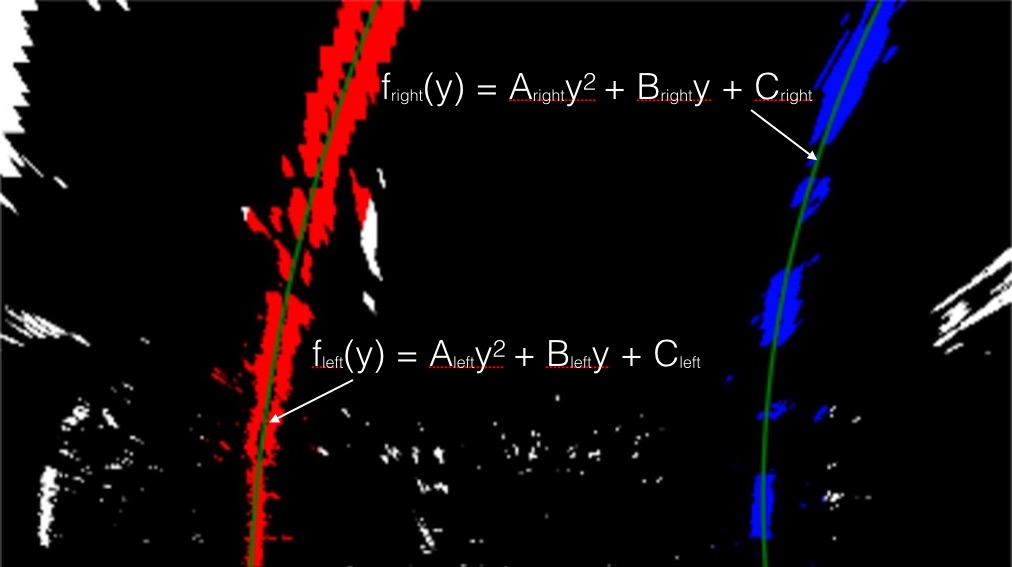
#> input picture examples/color_fit_lines.jpg, 1012 x 567 px
$ python -i lanelines.py   (imports and definitions only)   (older library calls are emulated)
#> lines starting #> are read from the running program, lines starting #| are printed output that depends on the picture; after the words box and inside, x2 and y2 are one past the last pixel; in counts of white or black regions, pixels touching at a corner belong together
import os
import cv2
import numpy as np

NOMINAL_LANE_WIDTH = 3.7  # meters
NOMINAL_DASH_LENGTH = 3.0 # meters
RECT_LANE_WIDTH = 614     # pixels in rectified image
RECT_DASH_LENGTH = 75     # pixels in rectified image
PIXEL_SIZE_X = NOMINAL_LANE_WIDTH / RECT_LANE_WIDTH
PIXEL_SIZE_Y = NOMINAL_DASH_LENGTH / RECT_DASH_LENGTH

LANE_WIDTH_TOL = 1.5      # meters
PARALLEL_LINES_TOL = 1.0  # meters


class LaneDetectionPipeline:
    '''
    Callable class for lane detection pipeline:
      - removes camera distortion from input image
      - detects left & right lane-lines in image
      - overlays image with lane-line graphics
      - annotates image with measured radius-of-curvature
      - annotates image with vehicle offset from lane center
    '''
    # [128 lines left out: functions __init__, __call__, _detect_lane, _draw_lane_overlay, _annotate_metrics, _vehicle_offset and 1 more, not called in this run]


class CameraCal:
    # [97 lines left out: functions __init__, calibrate_from_chessboard, undistort_image, not called in this run]


class PerspectiveTransform:
    def __init__(self, src_quad, dst_quad):
        self._forward_transform = cv2.getPerspectiveTransform(src_quad, dst_quad)
        self._backward_transform = cv2.getPerspectiveTransform(dst_quad, src_quad)

    # [19 lines left out: functions warp_image, unwarp_image, warp_points, not called in this run]

    def warp_point(self, x, y):
        return self.warp_points(np.float32(x), np.float32(y))

    # [5 lines left out: function unwarp_points, not called in this run]

    def unwarp_point(self, x, y):
        return self.unwarp_points(np.float32(x), np.float32(y))

    # [6 lines left out: function make_top_down, not called in this run]


class Lane:
    # [205 lines left out: functions __init__, _detect_lane_lines_from_scratch, _detect_lane_lines_with_prior, is_valid, position, radius_of_curvature and 2 more, not called in this run]


class LaneLine:
    # [8 lines left out: function __init__, not called in this run]

    def lane_pixels(self):
        return self._xpix, self._ypix

    def contour(self, yvals):
        return np.polyval(self._coeffs_pix, yvals)

    # [32 lines left out: functions position, radius_of_curvature, sobel_xy, scharr_xy, polar_gradient, not called in this run]

def image_gradient(gray, kernel_size=3):
#> called with kernel_size = 13
    scale = 1.0 / 2.0**(kernel_size*2 - 4)
    sobel_x = cv2.Sobel(gray, cv2.CV_64F, 1, 0, ksize=kernel_size, scale=scale)
    sobel_y = cv2.Sobel(gray, cv2.CV_64F, 0, 1, ksize=kernel_size, scale=scale)
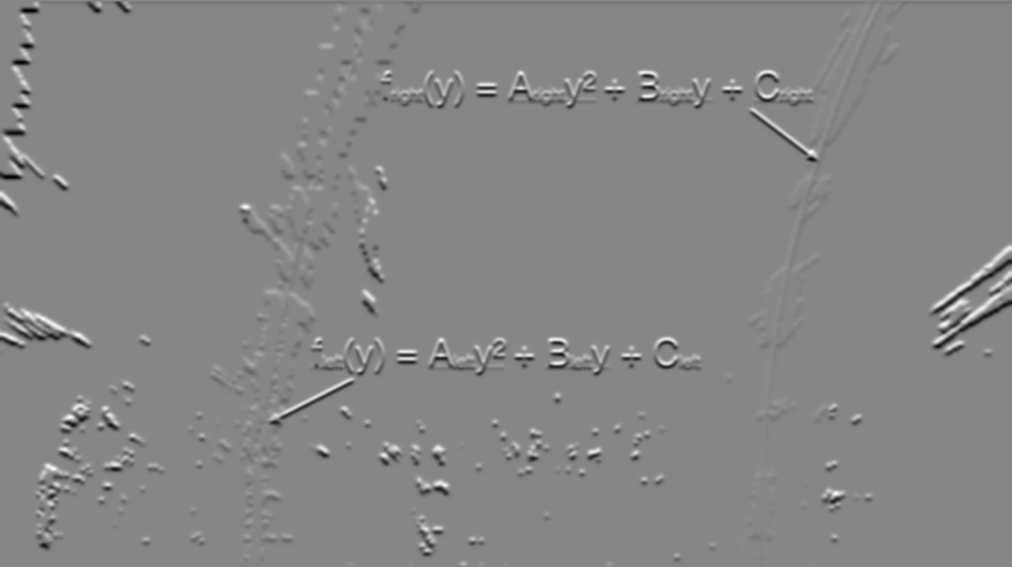
#> sobel_y: shape (567, 1012) float64; min -105, max 94.37, mean -0.1; drawn with min black and max white
    return cv2.cartToPolar(sobel_x, sobel_y, angleInDegrees=True)

# [27 lines left out: functions thresh_yellow, thresh_white, not called in this run]

def thresh_lane_edges(gray):
    grad_mag, grad_dir = image_gradient(gray, kernel_size=13)
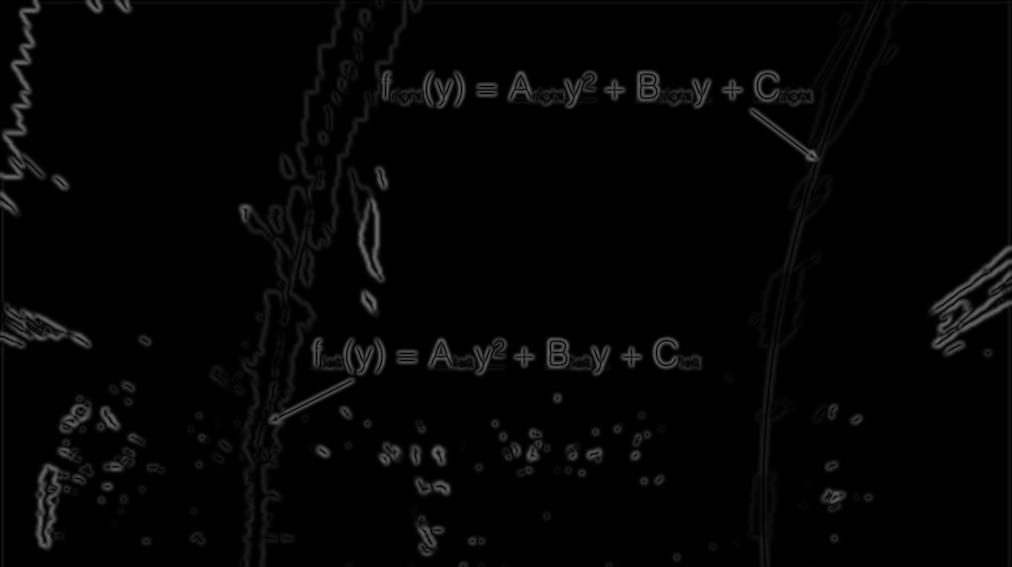
#> grad_mag: shape (567, 1012) float64; min 0, max 105, mean 4.3
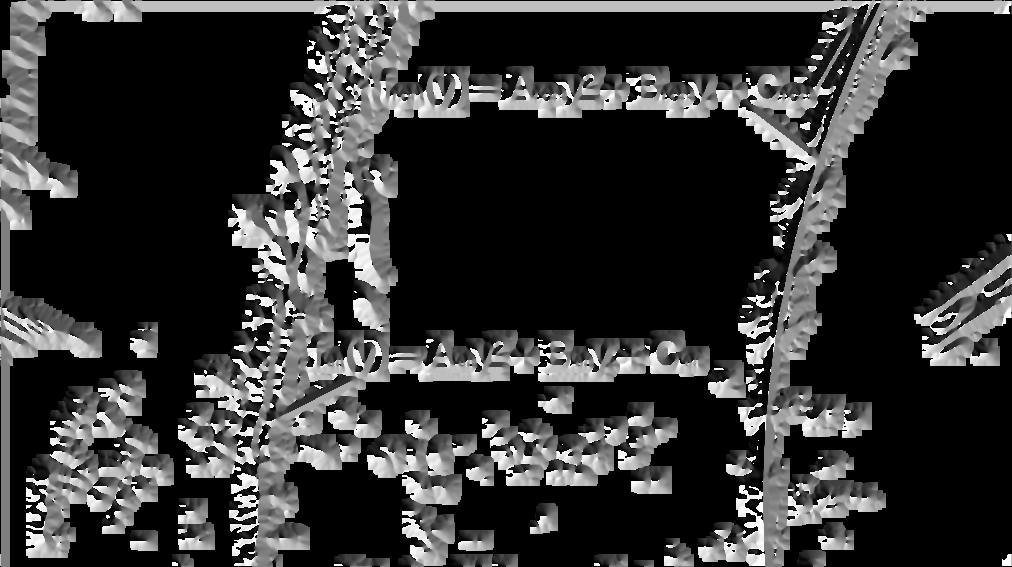
#> grad_dir: shape (567, 1012) float64; min 0, max 360, mean 72.9; drawn with min black and max white
    strong_edges = cv2.inRange(grad_mag, 25, 255)
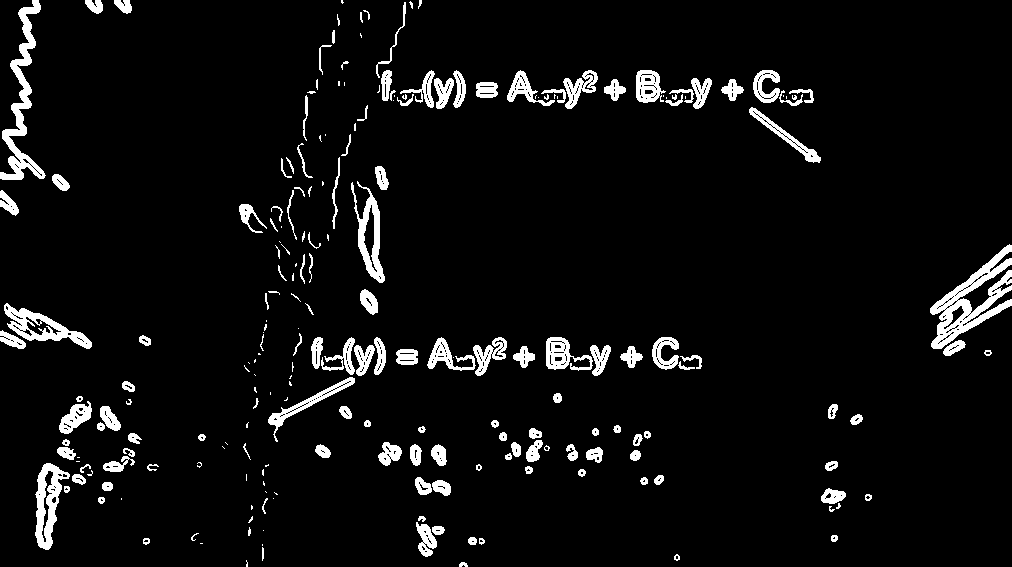
#> strong_edges: shape (567, 1012); 5.5% white; 222 white regions (76 under 20 px), largest, box (x1, y1, x2, y2) and area: (930, 244, 1012, 349) 2964, (0, 0, 46, 180) 2242, (35, 463, 70, 550) 1430
    pos_horz_edges = cv2.inRange(grad_dir, 80, 100)
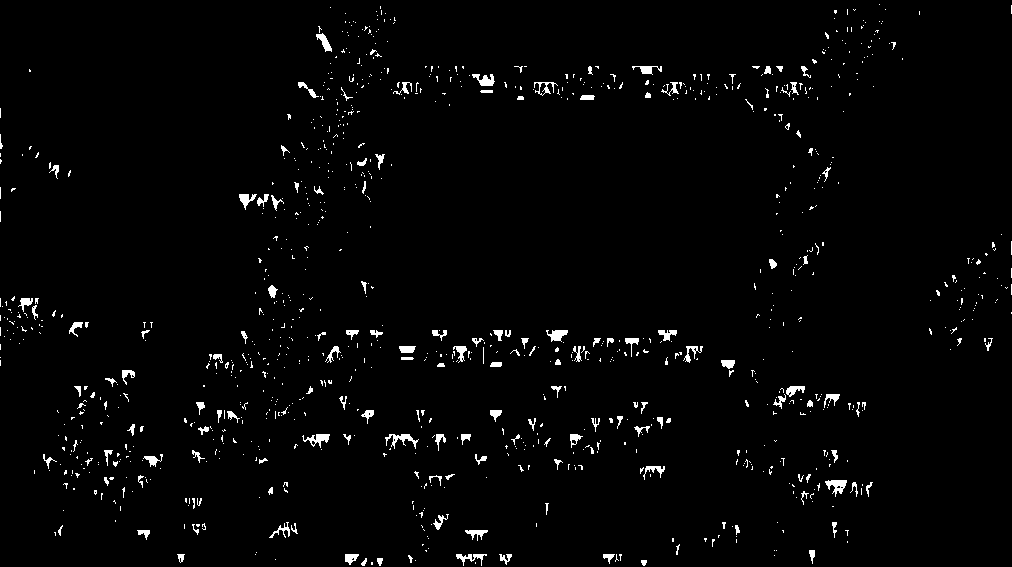
#> pos_horz_edges: shape (567, 1012); 2.1% white; 1028 white regions (876 under 20 px), largest, box (x1, y1, x2, y2) and area: (385, 434, 419, 449) 189, (825, 480, 847, 497) 188, (302, 434, 330, 448) 173
    neg_horz_edges = cv2.inRange(grad_dir, 260, 280)
#> neg_horz_edges: shape (567, 1012); 3.9% white; 1073 white regions (895 under 20 px), largest, box (x1, y1, x2, y2) and area: (425, 1, 862, 12) 4578, (132, 1, 337, 12) 2074, (909, 1, 1007, 14) 942
    horz_edges = cv2.bitwise_or(pos_horz_edges, neg_horz_edges)
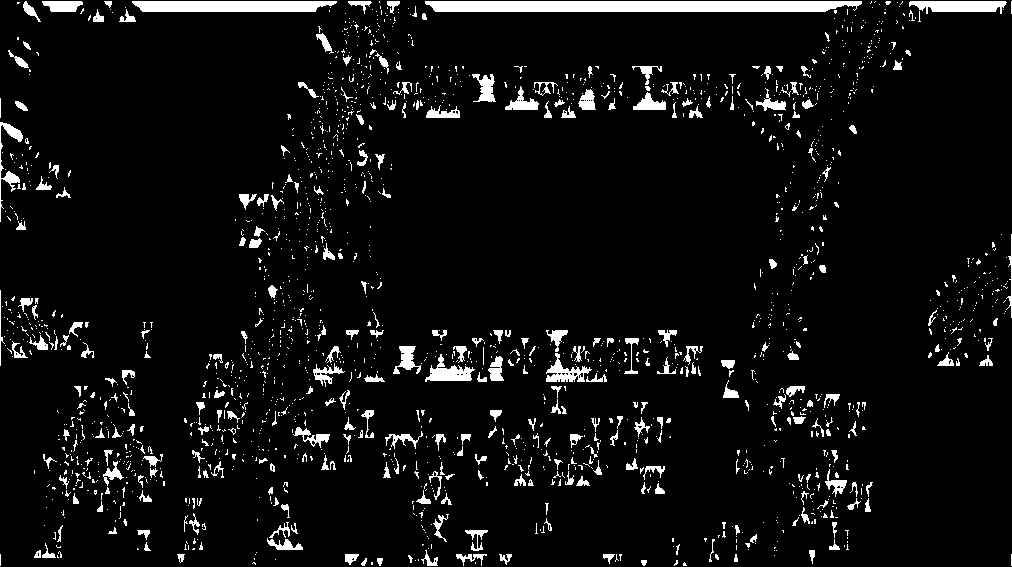
#> horz_edges: shape (567, 1012); 6% white; 1951 white regions (1647 under 20 px), largest, box (x1, y1, x2, y2) and area: (425, 1, 862, 12) 4581, (132, 1, 337, 12) 2074, (909, 1, 1007, 14) 942
    return cv2.bitwise_and(strong_edges, cv2.bitwise_not(horz_edges))
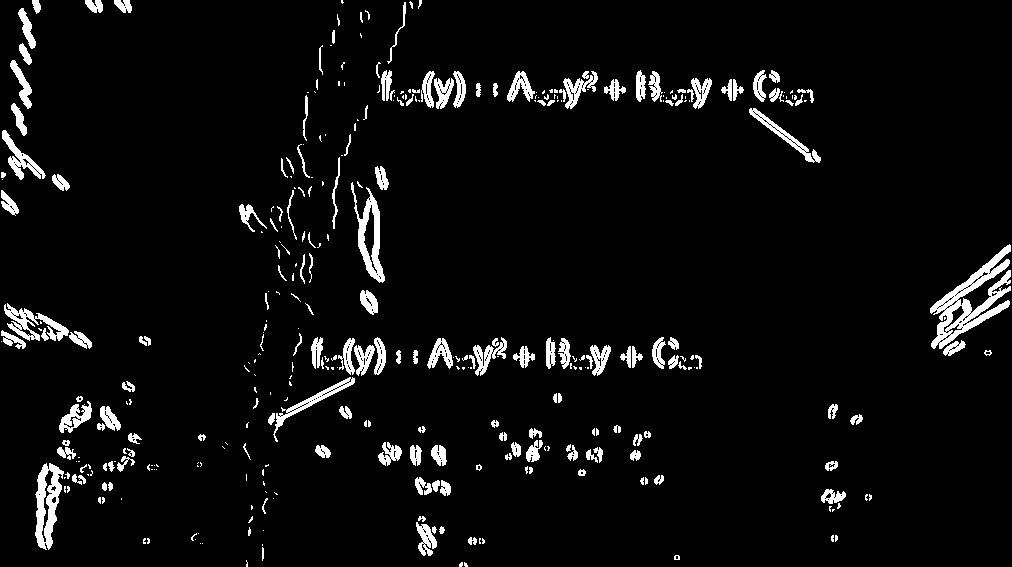
#> returned value: shape (567, 1012); 4.9% white; 362 white regions (189 under 20 px), largest, box (x1, y1, x2, y2) and area: (930, 244, 1011, 349) 2819, (35, 463, 64, 550) 1364, (351, 182, 385, 283) 1198

# [12 lines of commented-out code are left out]

# [8 lines left out: function thresh_lane_lines, not called in this run]

# def detect_lanes(binary_warped):
    # # Assuming you have created a warped binary image called "binary_warped"
    # # Take a histogram of the bottom half of the image
    # histogram = np.sum(binary_warped[binary_warped.shape[0]//2:,:], axis=0)
    # # # Create an output image to draw on and  visualize the result
    # # out_img = np.dstack((binary_warped, binary_warped, binary_warped))*255
    # # Find the peak of the left and right halves of the histogram
    # # These will be the starting point for the left and right lines
    # midpoint = np.int(histogram.shape[0]/2)
    # leftx_base = np.argmax(histogram[:midpoint])
    # rightx_base = np.argmax(histogram[midpoint:]) + midpoint

    # # Choose the number of sliding windows
    # nwindows = 9
    # # Set height of windows
    # window_height = np.int(binary_warped.shape[0]/nwindows)
    # # Identify the x and y positions of all nonzero pixels in the image
    # nonzero = binary_warped.nonzero()
    # nonzeroy = np.array(nonzero[0])
    # nonzerox = np.array(nonzero[1])
    # # Current positions to be updated for each window
    # leftx_current = leftx_base
    # rightx_current = rightx_base
    # # Set the width of the windows +/- margin
    # margin = 100
    # # Set minimum number of pixels found to recenter window
    # minpix = 50
    # # Create empty lists to receive left and right lane pixel indices
    # left_lane_inds = []
    # right_lane_inds = []

    # # Step through the windows one by one
    # for window in range(nwindows):
        # # Identify window boundaries in x and y (and right and left)
        # win_y_low = binary_warped.shape[0] - (window+1)*window_height
        # win_y_high = binary_warped.shape[0] - window*window_height
        # win_xleft_low = leftx_current - margin
        # win_xleft_high = leftx_current + margin
        # win_xright_low = rightx_current - margin
        # win_xright_high = rightx_current + margin
        # # # Draw the windows on the visualization image
        # # cv2.rectangle(
            # # out_img,
            # # (win_xleft_low,win_y_low),
            # # (win_xleft_high,win_y_high),
            # # color=(0,255,0),
            # # thickness=2)
        # # cv2.rectangle(
            # # out_img,
            # # (win_xright_low,win_y_low),
            # # (win_xright_high,win_y_high),
            # # color=(0,255,0),
            # # thickness=2)
        # # Identify the nonzero pixels in x and y within the window
        # good_left_inds = ((nonzeroy >= win_y_low) & (nonzeroy < win_y_high) &
        # (nonzerox >= win_xleft_low) &  (nonzerox < win_xleft_high)).nonzero()[0]
        # good_right_inds = ((nonzeroy >= win_y_low) & (nonzeroy < win_y_high) &
        # (nonzerox >= win_xright_low) &  (nonzerox < win_xright_high)).nonzero()[0]
        # # Append these indices to the lists
        # left_lane_inds.append(good_left_inds)
        # right_lane_inds.append(good_right_inds)
        # # If you found > minpix pixels, recenter next window on their mean position
        # if len(good_left_inds) > minpix:
            # leftx_current = np.int(np.mean(nonzerox[good_left_inds]))
        # if len(good_right_inds) > minpix:
            # rightx_current = np.int(np.mean(nonzerox[good_right_inds]))

    # # Concatenate the arrays of indices
    # left_lane_inds = np.concatenate(left_lane_inds)
    # right_lane_inds = np.concatenate(right_lane_inds)

    # # Extract left and right line pixel positions
    # leftx = nonzerox[left_lane_inds]
    # lefty = nonzeroy[left_lane_inds]
    # rightx = nonzerox[right_lane_inds]
    # righty = nonzeroy[right_lane_inds]

    # return leftx, lefty, rightx, righty

    # # # Fit a second order polynomial to each
    # # left_fit = np.polyfit(lefty, leftx, 2)
    # # right_fit = np.polyfit(righty, rightx, 2)

    # # # Generate x and y values for plotting
    # # ploty = np.linspace(0, binary_warped.shape[0]-1, binary_warped.shape[0] )
    # # left_fitx = left_fit[0]*ploty**2 + left_fit[1]*ploty + left_fit[2]
    # # right_fitx = right_fit[0]*ploty**2 + right_fit[1]*ploty + right_fit[2]

    # # out_img[nonzeroy[left_lane_inds], nonzerox[left_lane_inds]] = [255, 0, 0]
    # # out_img[nonzeroy[right_lane_inds], nonzerox[right_lane_inds]] = [0, 0, 255]
    # # out_img[np.round(ploty), np.round(left_fitx)] = [255, 255, 0]
    # # out_img[np.round(ploty), np.round(right_fitx)] = [255, 255, 0]
    # # return out_img


>>> import cv2
>>> picture = cv2.imread('examples/color_fit_lines.jpg', cv2.IMREAD_GRAYSCALE)
>>> result = thresh_lane_edges(picture)
